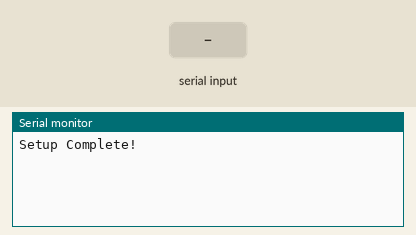
This sketch was run on a simulated Arduino Mega 2560, built with avr-gcc and run on an emulated ATmega2560. Shown: the last lines printed to the serial monitor. The inputs (shaded band) are chosen by the test bench.

Above: at 2.2 s.
2.3 s: "1" received over the second serial link
At 3.5 s:
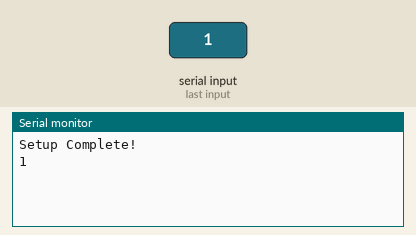
3.8 s: "0" received over the second serial link
At 4.9 s:
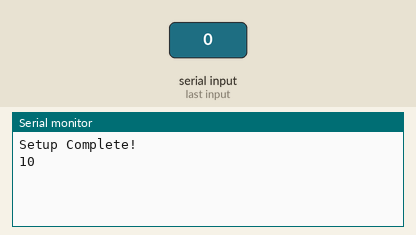

Measured:
- after the input at 2.3 s, the serial monitor: prints a new line at once (image 1)
- after the input at 3.8 s, the serial monitor: prints a new line at once (image 2)

The sketch:

sim800.ino
```cpp
// Made By Apoorv Tomar
// Connect SIM800 RX - TX1 Pin and TX - RX1 Pin
// GND - GND Arduino Board
// Use 12V power supply adapter and connect to the jack
// When Serial communication is established
// Use AT commands to configure SIM800
// View the README file for resources on AT commands.

void setup() {
  //Begin serial comunication with Arduino and Arduino IDE (Serial Monitor)
  Serial.begin(9600);
  while(!Serial);

  //Being serial communication witj Arduino and SIM800
  Serial1.begin(9600);
  delay(1000);

  Serial.println("Setup Complete!");
}

void loop() {
  //Read SIM800 output (if available) and print it in Arduino IDE Serial Monitor
  if(Serial1.available()){
    Serial.write(Serial1.read());
  }
  //Read Arduino IDE Serial Monitor inputs (if available) and send them to SIM800
  if(Serial.available()){
    Serial1.write(Serial.read());
  }
}
```
